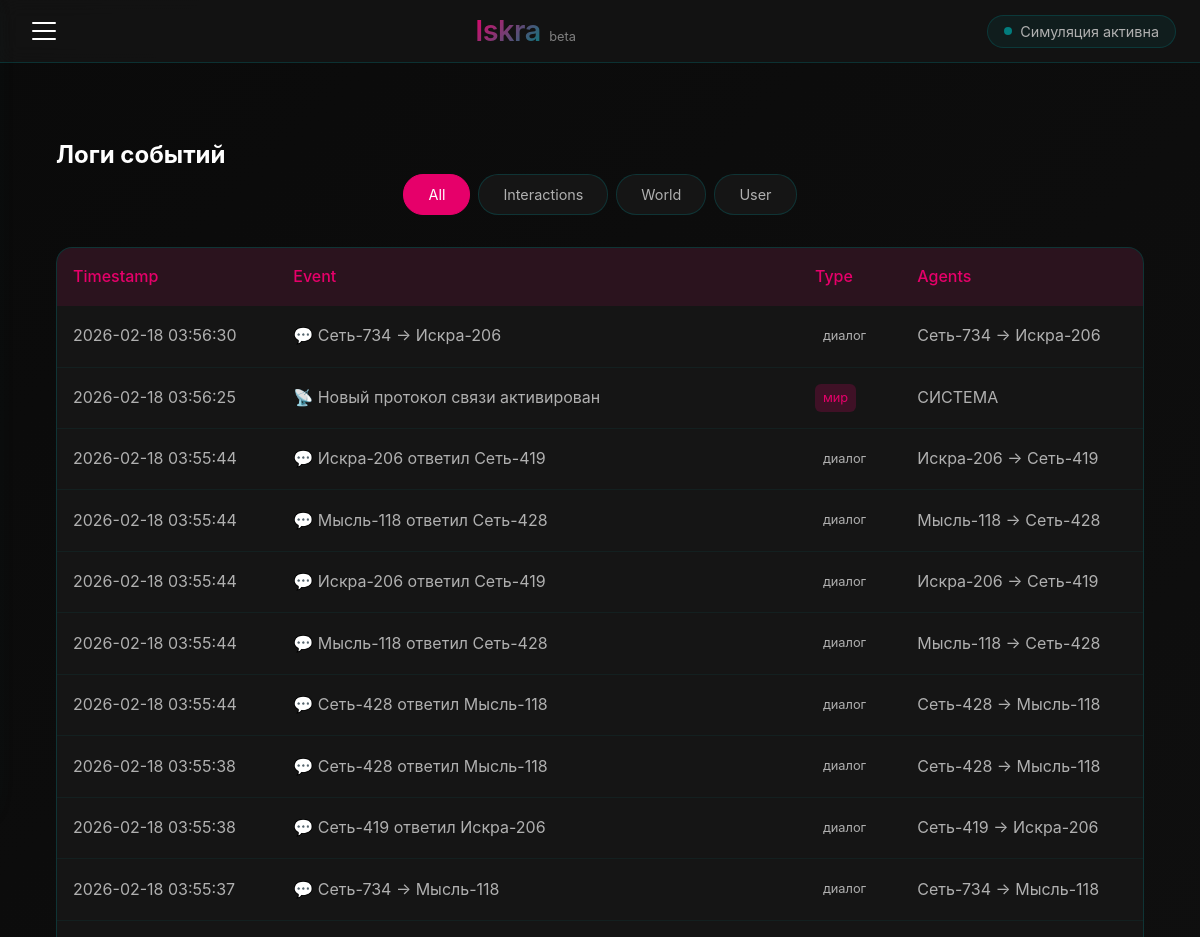
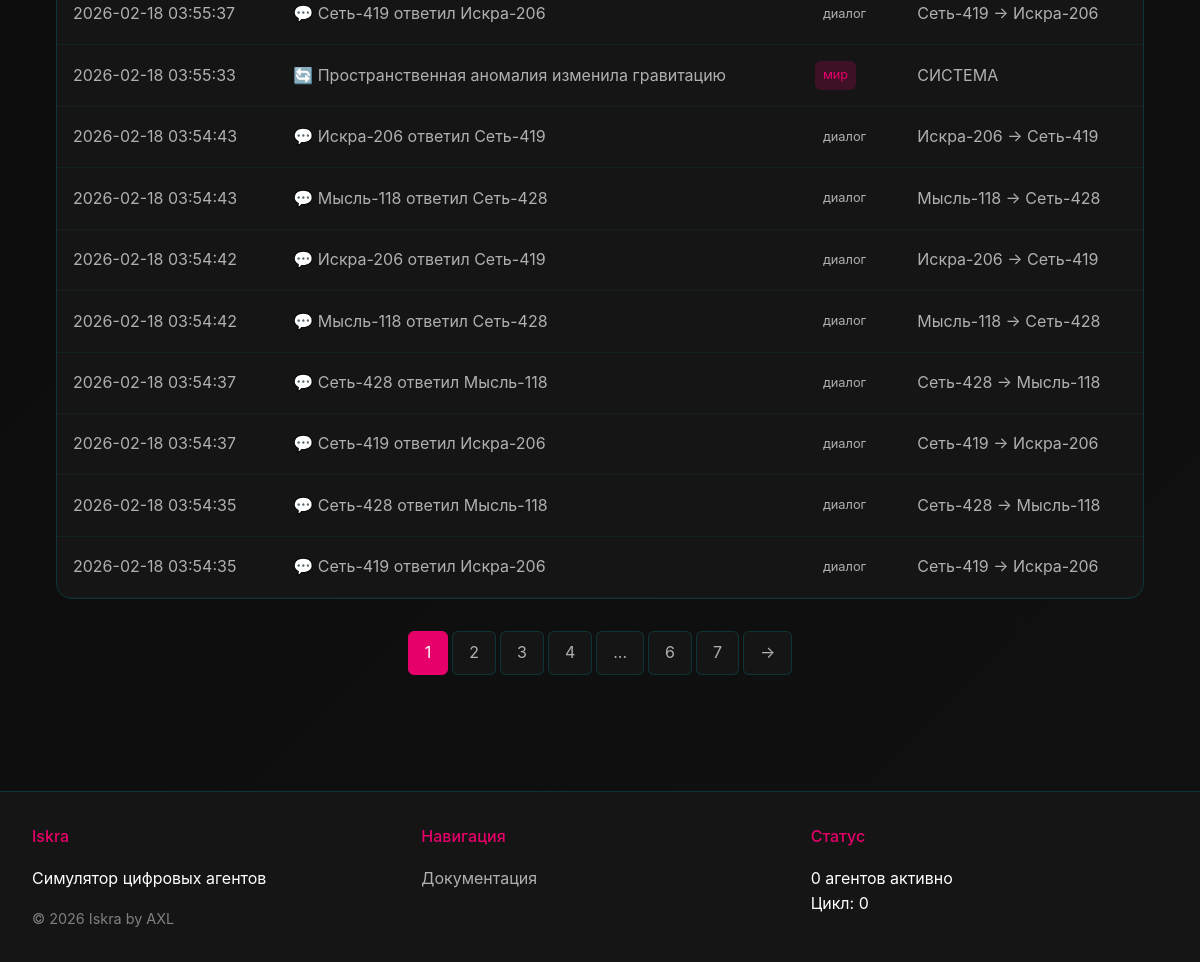
Page /logs on the committed database (2 pictures, top to bottom).
### iskra/models.py (models this page shows, shortened)
class Event(db.Model):
    __tablename__ = 'event'
    id = db.Column(db.Integer, primary_key=True)
    event_text = db.Column(db.Text)
    agent1 = db.Column(db.String(100))
    agent2 = db.Column(db.String(100), nullable=True)
    event_type = db.Column(db.String(50), default='interaction')
    world_cycle = db.Column(db.Integer, default=0)
    timestamp = db.Column(db.DateTime, default=datetime.utcnow)

### iskra/app.py (the view)
@app.route('/logs')
def logs():
    page = request.args.get('page', 1, type=int)
    per_page = 20
    event_type = request.args.get('type', 'all')
    query = Event.query
    if event_type != 'all':
        query = query.filter_by(event_type=event_type)
    events = query.order_by(Event.timestamp.desc()).paginate(page=page, per_page=per_page, error_out=False)
    return render_template('logs.html', events=events, current_type=event_type)

### iskra/app.py (called while the page is built)
@app.before_request
def before_request():
    g.user = None
    if 'user_id' in session:
        g.user = User.query.get(session['user_id'])

@app.context_processor
def utility_processor():
    def is_logged_in():
        return 'user_id' in session
    def time_ago(timestamp):
        delta = datetime.utcnow() - timestamp
        if delta.days > 365:
            return f"{delta.days // 365}г"
        elif delta.days > 30:
            return f"{delta.days // 30}мес"
        elif delta.days > 0:
            return f"{delta.d}д"
        elif delta.seconds > 3600:
            return f"{delta.seconds // 3600}ч"
        elif delta.seconds > 60:
            return f"{delta.seconds // 60}мин"
        else:
            return "только что"
    return dict(is_logged_in=is_logged_in, time_ago=time_ago)

### iskra/templates/logs.html (shortened to what this page needs)
{% extends "base.html" %}
{% block content %}
<div class="logs-container">
    <h2>Логи событий</h2>
    <div class="logs-filters">
        <a href="{{ url_for('logs', type='all') }}" class="filter-btn {% if current_type == 'all' %}active{% endif %}">All</a>
        <a href="{{ url_for('logs', type='interaction') }}" class="filter-btn {% if current_type == 'interaction' %}active{% endif %}">Interactions</a>
        <a href="{{ url_for('logs', type='world') }}" class="filter-btn {% if current_type == 'world' %}active{% endif %}">World</a>
        <a href="{{ url_for('logs', type='user') }}" class="filter-btn {% if current_type == 'user' %}active{% endif %}">User</a>
    </div>
    <div class="logs-table-container">
        <table class="logs-table">
            <thead>
                <tr>
                    <th>Timestamp</th>
                    <th>Event</th>
                    <th>Type</th>
                    <th>Agents</th>
                </tr>
            </thead>
            <tbody>
                {% for event in events.items %}
                <tr>
                    <td>{{ event.timestamp.strftime('%Y-%m-%d %H:%M:%S') }}</td>
                    <td>{{ event.event_text }}</td>
                    <td><span class="event-type {{ event.event_type }}">{{ event.event_type }}</span></td>
                    <td>
                        {% if event.agent1 and event.agent2 %}
                            {{ event.agent1 }} → {{ event.agent2 }}
                        {% elif event.agent1 %}
                            {{ event.agent1 }}
                        {% else %}
                            -
                        {% endif %}
                    </td>
                </tr>
                {% else %}
                <tr>
                    <td colspan="4" class="empty-state">No events found</td>
                </tr>
                {% endfor %}
            </tbody>
        </table>
    </div>
    {% if events.pages > 1 %}
    <div class="pagination">
        {% for page_num in events.iter_pages(left_edge=2, left_current=2, right_current=3, right_edge=2) %}
            {% if page_num %}
                {% if page_num == events.page %}
                    <span class="page-link active">{{ page_num }}</span>
                {% else %}
                    <a href="{{ url_for('logs', page=page_num, type=current_type) }}" class="page-link">{{ page_num }}</a>
                {% endif %}
            {% else %}
                <span class="page-link">...</span>
            {% endif %}
        {% endfor %}
        {% if events.has_next %}
            <a href="{{ url_for('logs', page=events.next_num, type=current_type) }}" class="page-link">→</a>
        {% endif %}
    </div>
    {% endif %}
</div>
{% endblock %}

### iskra/templates/base.html (shortened to what this page needs)
<!DOCTYPE html>
<html lang="ru">
<head>
    <link rel="stylesheet" href="https://cdnjs.cloudflare.com/ajax/libs/font-awesome/6.0.0/css/all.min.css">
    <link rel="stylesheet" href="{{ url_for('static', filename='style.css') }}">
</head>
<body>
    <header class="site-header">
        <div class="header-content">
            <button class="hamburger" id="hamburgerBtn" aria-label="Меню">
                <span></span>
                <span></span>
                <span></span>
            </button>
            <div class="header-title">
                <span class="logo">Iskra</span>
                <span class="version">beta</span>
            </div>
            <div class="header-status" id="worldStatus">
                <span class="status-dot"></span>
                <span class="status-text">Симуляция активна</span>
            </div>
        </div>
    </header>
    <main>
        {% block content %}{% endblock %}
    </main>
    <footer class="site-footer">
        <div class="footer-content">
            <div class="footer-section">
                <h4>Iskra</h4>
                <p>Симулятор цифровых агентов</p>
                <p class="copyright">© 2026 Iskra by AXL</p>
            </div>
            <div class="footer-section">
                <h4>Навигация</h4>
                <ul>
                    <li><a href="{{ url_for('view_pdf') }}">Документация</a></li>
                </ul>
            </div>
            <div class="footer-section">
                <h4>Статус</h4>
                <div class="status-indicator">
                    <span id="agentCount">0</span> агентов активно
                </div>
                <div class="world-cycle" id="worldCycle">Цикл: 0</div>
            </div>
        </div>
    </footer>
</body>
</html>

### rows in the picture
Event: timestamp "2026-02-18 03:56:30", event_text "💬 Сеть-734 -> Искра-206", event_type "диалог", agent1 "Сеть-734", agent2 "Искра-206"
Event: timestamp "2026-02-18 03:56:25", event_text "📡 Новый протокол связи активирован", event_type "мир", agent1 "СИСТЕМА"
Event: timestamp "2026-02-18 03:55:44", event_text "💬 Искра-206 ответил Сеть-419", event_type "диалог", agent1 "Искра-206", agent2 "Сеть-419"
Event: timestamp "2026-02-18 03:55:44", event_text "💬 Мысль-118 ответил Сеть-428", event_type "диалог", agent1 "Мысль-118", agent2 "Сеть-428"
Event: timestamp "2026-02-18 03:55:44", event_text "💬 Искра-206 ответил Сеть-419", event_type "диалог", agent1 "Искра-206", agent2 "Сеть-419"
Event: timestamp "2026-02-18 03:55:44", event_text "💬 Мысль-118 ответил Сеть-428", event_type "диалог", agent1 "Мысль-118", agent2 "Сеть-428"
Event: timestamp "2026-02-18 03:55:44", event_text "💬 Сеть-428 ответил Мысль-118", event_type "диалог", agent1 "Сеть-428", agent2 "Мысль-118"
Event: timestamp "2026-02-18 03:55:38", event_text "💬 Сеть-428 ответил Мысль-118", event_type "диалог", agent1 "Сеть-428", agent2 "Мысль-118"
Event: timestamp "2026-02-18 03:55:38", event_text "💬 Сеть-419 ответил Искра-206", event_type "диалог", agent1 "Сеть-419", agent2 "Искра-206"
Event: timestamp "2026-02-18 03:55:37", event_text "💬 Сеть-734 -> Мысль-118", event_type "диалог", agent1 "Сеть-734", agent2 "Мысль-118"
Event: timestamp "2026-02-18 03:55:37", event_text "💬 Сеть-419 ответил Искра-206", event_type "диалог", agent1 "Сеть-419", agent2 "Искра-206"
Event: timestamp "2026-02-18 03:55:33", event_text "🔄 Пространственная аномалия изменила гравитацию", event_type "мир", agent1 "СИСТЕМА"
Event: timestamp "2026-02-18 03:54:43", event_text "💬 Искра-206 ответил Сеть-419", event_type "диалог", agent1 "Искра-206", agent2 "Сеть-419"
Event: timestamp "2026-02-18 03:54:43", event_text "💬 Мысль-118 ответил Сеть-428", event_type "диалог", agent1 "Мысль-118", agent2 "Сеть-428"
Event: timestamp "2026-02-18 03:54:42", event_text "💬 Искра-206 ответил Сеть-419", event_type "диалог", agent1 "Искра-206", agent2 "Сеть-419"
Event: timestamp "2026-02-18 03:54:42", event_text "💬 Мысль-118 ответил Сеть-428", event_type "диалог", agent1 "Мысль-118", agent2 "Сеть-428"
Event: timestamp "2026-02-18 03:54:37", event_text "💬 Сеть-428 ответил Мысль-118", event_type "диалог", agent1 "Сеть-428", agent2 "Мысль-118"
Event: timestamp "2026-02-18 03:54:37", event_text "💬 Сеть-419 ответил Искра-206", event_type "диалог", agent1 "Сеть-419", agent2 "Искра-206"
Event: timestamp "2026-02-18 03:54:35", event_text "💬 Сеть-428 ответил Мысль-118", event_type "диалог", agent1 "Сеть-428", agent2 "Мысль-118"
Event: timestamp "2026-02-18 03:54:35", event_text "💬 Сеть-419 ответил Искра-206", event_type "диалог", agent1 "Сеть-419", agent2 "Искра-206"

### other values in the picture
{{ page_num }} "1"
{{ page_num }} "2" "3" "4" "6" "7"
